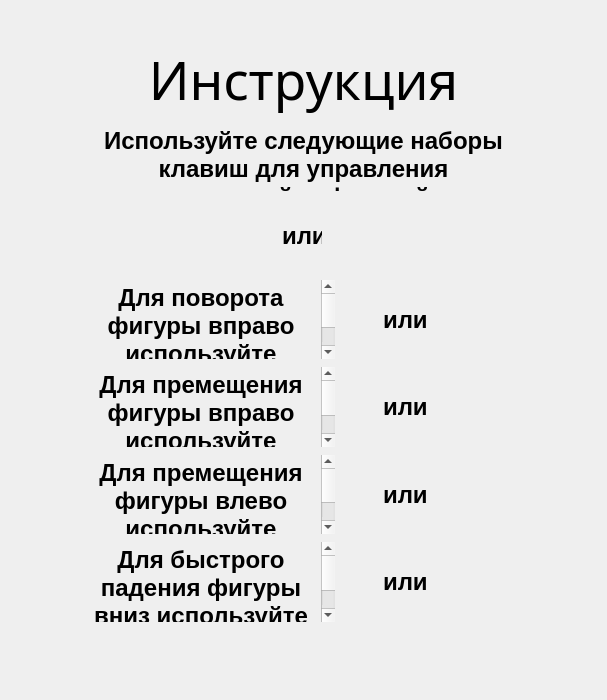
<?xml version="1.0" encoding="UTF-8"?>
<ui version="4.0">
 <class>Help</class>
 <widget class="QWidget" name="Help">
  <property name="geometry">
   <rect>
    <x>0</x>
    <y>0</y>
    <width>607</width>
    <height>700</height>
   </rect>
  </property>
  <property name="minimumSize">
   <size>
    <width>600</width>
    <height>700</height>
   </size>
  </property>
  <property name="windowTitle">
   <string>Instruction</string>
  </property>
  <property name="styleSheet">
   <string notr="true">QWidget{
	background-image: url(:/img/mainmenu.jpg);
}</string>
  </property>
  <layout class="QGridLayout" name="gridLayout">
   <item row="1" column="1" colspan="4">
    <widget class="QLabel" name="editTitle">
     <property name="font">
      <font>
       <family>Futura</family>
       <pointsize>40</pointsize>
       <bold>false</bold>
      </font>
     </property>
     <property name="styleSheet">
      <string notr="true">QLabel{
	background: none;
	color: black;
}</string>
     </property>
     <property name="text">
      <string>Инструкция</string>
     </property>
     <property name="alignment">
      <set>Qt::AlignCenter</set>
     </property>
    </widget>
   </item>
   <item row="4" column="1" colspan="2">
    <widget class="QTextEdit" name="editTextRotate">
     <property name="maximumSize">
      <size>
       <width>16777215</width>
       <height>90</height>
      </size>
     </property>
     <property name="styleSheet">
      <string notr="true">QTextEdit{
	background: rgba(0,0,0,0);
	color: black;
}</string>
     </property>
     <property name="readOnly">
      <bool>true</bool>
     </property>
     <property name="html">
      <string>&lt;!DOCTYPE HTML PUBLIC &quot;-//W3C//DTD HTML 4.0//EN&quot; &quot;http://www.w3.org/TR/REC-html40/strict.dtd&quot;&gt;
&lt;html&gt;&lt;head&gt;&lt;meta name=&quot;qrichtext&quot; content=&quot;1&quot; /&gt;&lt;meta charset=&quot;utf-8&quot; /&gt;&lt;style type=&quot;text/css&quot;&gt;
p, li { white-space: pre-wrap; }
&lt;/style&gt;&lt;/head&gt;&lt;body style=&quot; font-family:'.AppleSystemUIFont'; font-size:13pt; font-weight:400; font-style:normal;&quot;&gt;
&lt;p align=&quot;center&quot; style=&quot; margin-top:0px; margin-bottom:0px; margin-left:0px; margin-right:0px; -qt-block-indent:0; text-indent:0px;&quot;&gt;&lt;span style=&quot; font-size:18pt; font-weight:700;&quot;&gt;Для поворота фигуры вправо используйте клавиши:&lt;/span&gt;&lt;/p&gt;&lt;/body&gt;&lt;/html&gt;</string>
     </property>
    </widget>
   </item>
   <item row="3" column="1" colspan="4">
    <layout class="QHBoxLayout" name="hLayoutKeys">
     <item>
      <widget class="QLabel" name="editKeysOne">
       <property name="minimumSize">
        <size>
         <width>110</width>
         <height>75</height>
        </size>
       </property>
       <property name="maximumSize">
        <size>
         <width>110</width>
         <height>75</height>
        </size>
       </property>
       <property name="styleSheet">
        <string notr="true">QLabel{
	background: rgba(0,0,0,0);
	background-image: url(:/img/help/keysOne.png);
}</string>
       </property>
       <property name="text">
        <string/>
       </property>
      </widget>
     </item>
     <item>
      <widget class="QLabel" name="editOr_1">
       <property name="maximumSize">
        <size>
         <width>40</width>
         <height>16777215</height>
        </size>
       </property>
       <property name="font">
        <font>
         <pointsize>18</pointsize>
         <bold>true</bold>
        </font>
       </property>
       <property name="styleSheet">
        <string notr="true">QLabel{
	background: rgba(0,0,0,0);
}</string>
       </property>
       <property name="text">
        <string>или </string>
       </property>
      </widget>
     </item>
     <item>
      <widget class="QLabel" name="editKeysTwo">
       <property name="minimumSize">
        <size>
         <width>110</width>
         <height>75</height>
        </size>
       </property>
       <property name="maximumSize">
        <size>
         <width>110</width>
         <height>75</height>
        </size>
       </property>
       <property name="styleSheet">
        <string notr="true">QLabel{
	background: rgba(0,0,0,0);
	background-image: url(:/img/help/keysTwo.png);
}</string>
       </property>
       <property name="text">
        <string/>
       </property>
      </widget>
     </item>
    </layout>
   </item>
   <item row="1" column="0">
    <spacer name="hSpacer_2">
     <property name="orientation">
      <enum>Qt::Horizontal</enum>
     </property>
     <property name="sizeHint" stdset="0">
      <size>
       <width>40</width>
       <height>20</height>
      </size>
     </property>
    </spacer>
   </item>
   <item row="14" column="2">
    <widget class="QPushButton" name="phbMenu">
     <property name="minimumSize">
      <size>
       <width>60</width>
       <height>60</height>
      </size>
     </property>
     <property name="maximumSize">
      <size>
       <width>60</width>
       <height>60</height>
      </size>
     </property>
     <property name="styleSheet">
      <string notr="true">QPushButton{
	background: rgba(0,0,0,0);
	background-image: url(:/img/game/phbHome.png);
	border:2px solid rgba(0,0,0,0);
}
QPushButton:hover{
	background: rgba(0,0,0,0);
	background-image: url(:/img/game/phbHome.png);
	border:2px solid #000000; 
	border-radius: 8px;
}</string>
     </property>
     <property name="text">
      <string/>
     </property>
    </widget>
   </item>
   <item row="1" column="5">
    <spacer name="hSpacer_1">
     <property name="orientation">
      <enum>Qt::Horizontal</enum>
     </property>
     <property name="sizeHint" stdset="0">
      <size>
       <width>40</width>
       <height>20</height>
      </size>
     </property>
    </spacer>
   </item>
   <item row="2" column="1" colspan="4">
    <widget class="QTextEdit" name="editTextSet">
     <property name="minimumSize">
      <size>
       <width>400</width>
       <height>0</height>
      </size>
     </property>
     <property name="maximumSize">
      <size>
       <width>16777215</width>
       <height>70</height>
      </size>
     </property>
     <property name="font">
      <font>
       <pointsize>20</pointsize>
      </font>
     </property>
     <property name="acceptDrops">
      <bool>false</bool>
     </property>
     <property name="toolTipDuration">
      <number>0</number>
     </property>
     <property name="styleSheet">
      <string notr="true">QTextEdit{
	background: rgba(0,0,0,0);
	color: black;
}</string>
     </property>
     <property name="verticalScrollBarPolicy">
      <enum>Qt::ScrollBarAlwaysOff</enum>
     </property>
     <property name="horizontalScrollBarPolicy">
      <enum>Qt::ScrollBarAlwaysOff</enum>
     </property>
     <property name="readOnly">
      <bool>true</bool>
     </property>
     <property name="html">
      <string>&lt;!DOCTYPE HTML PUBLIC &quot;-//W3C//DTD HTML 4.0//EN&quot; &quot;http://www.w3.org/TR/REC-html40/strict.dtd&quot;&gt;
&lt;html&gt;&lt;head&gt;&lt;meta name=&quot;qrichtext&quot; content=&quot;1&quot; /&gt;&lt;meta charset=&quot;utf-8&quot; /&gt;&lt;style type=&quot;text/css&quot;&gt;
p, li { white-space: pre-wrap; }
&lt;/style&gt;&lt;/head&gt;&lt;body style=&quot; font-family:'.AppleSystemUIFont'; font-size:20pt; font-weight:400; font-style:normal;&quot;&gt;
&lt;p align=&quot;center&quot; style=&quot; margin-top:0px; margin-bottom:0px; margin-left:0px; margin-right:0px; -qt-block-indent:0; text-indent:0px;&quot;&gt;&lt;span style=&quot; font-size:18pt; font-weight:700;&quot;&gt;Используйте следующие наборы клавиш для управления движущейся фигурой:&lt;/span&gt;&lt;/p&gt;&lt;/body&gt;&lt;/html&gt;</string>
     </property>
    </widget>
   </item>
   <item row="4" column="3">
    <layout class="QHBoxLayout" name="hLayoutRotate">
     <item>
      <widget class="QLabel" name="editRotateOne">
       <property name="minimumSize">
        <size>
         <width>35</width>
         <height>35</height>
        </size>
       </property>
       <property name="maximumSize">
        <size>
         <width>35</width>
         <height>35</height>
        </size>
       </property>
       <property name="styleSheet">
        <string notr="true">QLabel{
	background: rgba(0,0,0,0);
	background-image: url(:/img/help/rotateOne.png);
}</string>
       </property>
       <property name="text">
        <string/>
       </property>
      </widget>
     </item>
     <item>
      <widget class="QLabel" name="editOr_2">
       <property name="font">
        <font>
         <pointsize>18</pointsize>
         <bold>true</bold>
        </font>
       </property>
       <property name="styleSheet">
        <string notr="true">QLabel{
	background: rgba(0,0,0,0);
}</string>
       </property>
       <property name="text">
        <string>или</string>
       </property>
      </widget>
     </item>
     <item>
      <widget class="QLabel" name="editRotateTwo">
       <property name="minimumSize">
        <size>
         <width>35</width>
         <height>35</height>
        </size>
       </property>
       <property name="maximumSize">
        <size>
         <width>35</width>
         <height>35</height>
        </size>
       </property>
       <property name="styleSheet">
        <string notr="true">QLabel{
	background: rgba(0,0,0,0);
	background-image: url(:/img/help/rotateTwo.png);
}</string>
       </property>
       <property name="text">
        <string/>
       </property>
      </widget>
     </item>
    </layout>
   </item>
   <item row="8" column="1" colspan="2">
    <widget class="QTextEdit" name="editTextRight">
     <property name="maximumSize">
      <size>
       <width>16777215</width>
       <height>90</height>
      </size>
     </property>
     <property name="styleSheet">
      <string notr="true">QTextEdit{
	background: rgba(0,0,0,0);
	color: black;
}</string>
     </property>
     <property name="readOnly">
      <bool>true</bool>
     </property>
     <property name="html">
      <string>&lt;!DOCTYPE HTML PUBLIC &quot;-//W3C//DTD HTML 4.0//EN&quot; &quot;http://www.w3.org/TR/REC-html40/strict.dtd&quot;&gt;
&lt;html&gt;&lt;head&gt;&lt;meta name=&quot;qrichtext&quot; content=&quot;1&quot; /&gt;&lt;meta charset=&quot;utf-8&quot; /&gt;&lt;style type=&quot;text/css&quot;&gt;
p, li { white-space: pre-wrap; }
&lt;/style&gt;&lt;/head&gt;&lt;body style=&quot; font-family:'.AppleSystemUIFont'; font-size:13pt; font-weight:400; font-style:normal;&quot;&gt;
&lt;p align=&quot;center&quot; style=&quot; margin-top:0px; margin-bottom:0px; margin-left:0px; margin-right:0px; -qt-block-indent:0; text-indent:0px;&quot;&gt;&lt;span style=&quot; font-size:18pt; font-weight:700;&quot;&gt;Для премещения фигуры вправо используйте клавиши:&lt;/span&gt;&lt;/p&gt;&lt;/body&gt;&lt;/html&gt;</string>
     </property>
    </widget>
   </item>
   <item row="8" column="3">
    <layout class="QHBoxLayout" name="hLayoutRight">
     <item>
      <widget class="QLabel" name="editRightOne">
       <property name="minimumSize">
        <size>
         <width>35</width>
         <height>35</height>
        </size>
       </property>
       <property name="maximumSize">
        <size>
         <width>35</width>
         <height>35</height>
        </size>
       </property>
       <property name="styleSheet">
        <string notr="true">QLabel{
	background: rgba(0,0,0,0);
	background-image: url(:/img/help/rightOne.png);
}</string>
       </property>
       <property name="text">
        <string/>
       </property>
      </widget>
     </item>
     <item>
      <widget class="QLabel" name="editOr_3">
       <property name="font">
        <font>
         <pointsize>18</pointsize>
         <bold>true</bold>
        </font>
       </property>
       <property name="styleSheet">
        <string notr="true">QLabel{
	background: rgba(0,0,0,0);
}</string>
       </property>
       <property name="text">
        <string>или</string>
       </property>
      </widget>
     </item>
     <item>
      <widget class="QLabel" name="editRightTwo">
       <property name="minimumSize">
        <size>
         <width>35</width>
         <height>35</height>
        </size>
       </property>
       <property name="maximumSize">
        <size>
         <width>35</width>
         <height>35</height>
        </size>
       </property>
       <property name="styleSheet">
        <string notr="true">QLabel{
	background: rgba(0,0,0,0);
	background-image: url(:/img/help/rightTwo.png);
}</string>
       </property>
       <property name="text">
        <string/>
       </property>
      </widget>
     </item>
    </layout>
   </item>
   <item row="10" column="1" colspan="2">
    <widget class="QTextEdit" name="editTextLeft">
     <property name="maximumSize">
      <size>
       <width>16777215</width>
       <height>90</height>
      </size>
     </property>
     <property name="styleSheet">
      <string notr="true">QTextEdit{
	background: rgba(0,0,0,0);
	color: black;
}</string>
     </property>
     <property name="readOnly">
      <bool>true</bool>
     </property>
     <property name="html">
      <string>&lt;!DOCTYPE HTML PUBLIC &quot;-//W3C//DTD HTML 4.0//EN&quot; &quot;http://www.w3.org/TR/REC-html40/strict.dtd&quot;&gt;
&lt;html&gt;&lt;head&gt;&lt;meta name=&quot;qrichtext&quot; content=&quot;1&quot; /&gt;&lt;meta charset=&quot;utf-8&quot; /&gt;&lt;style type=&quot;text/css&quot;&gt;
p, li { white-space: pre-wrap; }
&lt;/style&gt;&lt;/head&gt;&lt;body style=&quot; font-family:'.AppleSystemUIFont'; font-size:13pt; font-weight:400; font-style:normal;&quot;&gt;
&lt;p align=&quot;center&quot; style=&quot; margin-top:0px; margin-bottom:0px; margin-left:0px; margin-right:0px; -qt-block-indent:0; text-indent:0px;&quot;&gt;&lt;span style=&quot; font-size:18pt; font-weight:700;&quot;&gt;Для премещения фигуры влево используйте клавиши:&lt;/span&gt;&lt;/p&gt;&lt;/body&gt;&lt;/html&gt;</string>
     </property>
    </widget>
   </item>
   <item row="10" column="3">
    <layout class="QHBoxLayout" name="hLayoutLeft">
     <item>
      <widget class="QLabel" name="editLeftOne">
       <property name="minimumSize">
        <size>
         <width>35</width>
         <height>35</height>
        </size>
       </property>
       <property name="maximumSize">
        <size>
         <width>35</width>
         <height>35</height>
        </size>
       </property>
       <property name="styleSheet">
        <string notr="true">QLabel{
	background: rgba(0,0,0,0);
	background-image: url(:/img/help/leftOne.png);
}</string>
       </property>
       <property name="text">
        <string/>
       </property>
      </widget>
     </item>
     <item>
      <widget class="QLabel" name="editOr_4">
       <property name="font">
        <font>
         <pointsize>18</pointsize>
         <bold>true</bold>
        </font>
       </property>
       <property name="styleSheet">
        <string notr="true">QLabel{
	background: rgba(0,0,0,0);
}
</string>
       </property>
       <property name="text">
        <string>или</string>
       </property>
      </widget>
     </item>
     <item>
      <widget class="QLabel" name="editLeftTwo">
       <property name="minimumSize">
        <size>
         <width>35</width>
         <height>35</height>
        </size>
       </property>
       <property name="maximumSize">
        <size>
         <width>35</width>
         <height>35</height>
        </size>
       </property>
       <property name="styleSheet">
        <string notr="true">QLabel{
	background: rgba(0,0,0,0);
	background-image: url(:/img/help/leftTwo.png);
}</string>
       </property>
       <property name="text">
        <string/>
       </property>
      </widget>
     </item>
    </layout>
   </item>
   <item row="12" column="1" colspan="2">
    <widget class="QTextEdit" name="editTextDown">
     <property name="maximumSize">
      <size>
       <width>16777215</width>
       <height>90</height>
      </size>
     </property>
     <property name="styleSheet">
      <string notr="true">QTextEdit{
	background: rgba(0,0,0,0);
	color: black;
}</string>
     </property>
     <property name="readOnly">
      <bool>true</bool>
     </property>
     <property name="html">
      <string>&lt;!DOCTYPE HTML PUBLIC &quot;-//W3C//DTD HTML 4.0//EN&quot; &quot;http://www.w3.org/TR/REC-html40/strict.dtd&quot;&gt;
&lt;html&gt;&lt;head&gt;&lt;meta name=&quot;qrichtext&quot; content=&quot;1&quot; /&gt;&lt;meta charset=&quot;utf-8&quot; /&gt;&lt;style type=&quot;text/css&quot;&gt;
p, li { white-space: pre-wrap; }
&lt;/style&gt;&lt;/head&gt;&lt;body style=&quot; font-family:'.AppleSystemUIFont'; font-size:13pt; font-weight:400; font-style:normal;&quot;&gt;
&lt;p align=&quot;center&quot; style=&quot; margin-top:0px; margin-bottom:0px; margin-left:0px; margin-right:0px; -qt-block-indent:0; text-indent:0px;&quot;&gt;&lt;span style=&quot; font-size:18pt; font-weight:700;&quot;&gt;Для быстрого падения фигуры вниз используйте клавиши:&lt;/span&gt;&lt;/p&gt;&lt;/body&gt;&lt;/html&gt;</string>
     </property>
    </widget>
   </item>
   <item row="12" column="3">
    <layout class="QHBoxLayout" name="hLayoutDown">
     <item>
      <widget class="QLabel" name="editDownOne">
       <property name="minimumSize">
        <size>
         <width>35</width>
         <height>35</height>
        </size>
       </property>
       <property name="maximumSize">
        <size>
         <width>35</width>
         <height>35</height>
        </size>
       </property>
       <property name="styleSheet">
        <string notr="true">QLabel{
	background: rgba(0,0,0,0);
	background-image: url(:/img/help/downOne.png);
}</string>
       </property>
       <property name="text">
        <string/>
       </property>
      </widget>
     </item>
     <item>
      <widget class="QLabel" name="editOr_5">
       <property name="font">
        <font>
         <pointsize>18</pointsize>
         <bold>true</bold>
        </font>
       </property>
       <property name="styleSheet">
        <string notr="true">QLabel{
	background: rgba(0,0,0,0);
}</string>
       </property>
       <property name="text">
        <string>или</string>
       </property>
      </widget>
     </item>
     <item>
      <widget class="QLabel" name="editDownTwo">
       <property name="minimumSize">
        <size>
         <width>35</width>
         <height>35</height>
        </size>
       </property>
       <property name="maximumSize">
        <size>
         <width>35</width>
         <height>35</height>
        </size>
       </property>
       <property name="styleSheet">
        <string notr="true">QLabel{
	background: rgba(0,0,0,0);
	background-image: url(:/img/help/downTwo.png);
}</string>
       </property>
       <property name="text">
        <string/>
       </property>
      </widget>
     </item>
    </layout>
   </item>
   <item row="0" column="1" colspan="3">
    <spacer name="vSpacer">
     <property name="orientation">
      <enum>Qt::Vertical</enum>
     </property>
     <property name="sizeHint" stdset="0">
      <size>
       <width>20</width>
       <height>40</height>
      </size>
     </property>
    </spacer>
   </item>
  </layout>
 </widget>
 <resources/>
 <connections/>
</ui>
